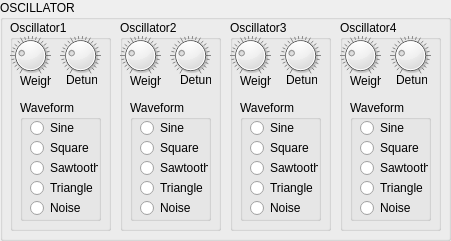
   <widget class="QGroupBox" name="OscillatorGroupBox">
    <property name="geometry">
     <rect>
      <x>30</x>
      <y>210</y>
      <width>451</width>
      <height>241</height>
     </rect>
    </property>
    <property name="title">
     <string>OSCILLATOR</string>
    </property>
    <widget class="QGroupBox" name="Oscillator2">
     <property name="geometry">
      <rect>
       <x>120</x>
       <y>20</y>
       <width>101</width>
       <height>211</height>
      </rect>
     </property>
     <property name="title">
      <string>Oscillator2</string>
     </property>
     <widget class="QDial" name="WeightDial2">
      <property name="geometry">
       <rect>
        <x>0</x>
        <y>10</y>
        <width>41</width>
        <height>51</height>
       </rect>
      </property>
      <property name="maximum">
       <number>100</number>
      </property>
      <property name="value">
       <number>25</number>
      </property>
      <property name="notchesVisible">
       <bool>true</bool>
      </property>
     </widget>
     <widget class="QDial" name="DetuneDial2">
      <property name="geometry">
       <rect>
        <x>50</x>
        <y>10</y>
        <width>41</width>
        <height>51</height>
       </rect>
      </property>
      <property name="maximum">
       <number>100</number>
      </property>
      <property name="value">
       <number>25</number>
      </property>
      <property name="notchesVisible">
       <bool>true</bool>
      </property>
     </widget>
     <widget class="QLabel" name="WeightLabel2">
      <property name="geometry">
       <rect>
        <x>10</x>
        <y>50</y>
        <width>31</width>
        <height>21</height>
       </rect>
      </property>
      <property name="text">
       <string>Weight</string>
      </property>
     </widget>
     <widget class="QLabel" name="DetuneLabel2">
      <property name="geometry">
       <rect>
        <x>60</x>
        <y>50</y>
        <width>31</width>
        <height>20</height>
       </rect>
      </property>
      <property name="text">
       <string>Detune</string>
      </property>
     </widget>
     <widget class="QGroupBox" name="WaveformBox2_2">
      <property name="geometry">
       <rect>
        <x>10</x>
        <y>80</y>
        <width>81</width>
        <height>121</height>
       </rect>
      </property>
      <property name="title">
       <string>Waveform</string>
      </property>
      <widget class="QRadioButton" name="SineButton2">
       <property name="geometry">
        <rect>
         <x>10</x>
         <y>20</y>
         <width>68</width>
         <height>16</height>
        </rect>
       </property>
       <property name="text">
        <string>Sine</string>
       </property>
      </widget>
      <widget class="QRadioButton" name="SquareButton2">
       <property name="geometry">
        <rect>
         <x>10</x>
         <y>40</y>
         <width>68</width>
         <height>16</height>
        </rect>
       </property>
       <property name="text">
        <string>Square</string>
       </property>
      </widget>
      <widget class="QRadioButton" name="SawtoothButton2">
       <property name="geometry">
        <rect>
         <x>10</x>
         <y>60</y>
         <width>68</width>
         <height>16</height>
        </rect>
       </property>
       <property name="text">
        <string>Sawtooth</string>
       </property>
      </widget>
      <widget class="QRadioButton" name="TriangleButton2">
       <property name="geometry">
        <rect>
         <x>10</x>
         <y>80</y>
         <width>68</width>
         <height>16</height>
        </rect>
       </property>
       <property name="text">
        <string>Triangle</string>
       </property>
      </widget>
      <widget class="QRadioButton" name="NoiseButton2">
       <property name="geometry">
        <rect>
         <x>10</x>
         <y>100</y>
         <width>68</width>
         <height>16</height>
        </rect>
       </property>
       <property name="text">
        <string>Noise</string>
       </property>
      </widget>
     </widget>
    </widget>
    <widget class="QGroupBox" name="Oscillator1">
     <property name="geometry">
      <rect>
       <x>10</x>
       <y>20</y>
       <width>101</width>
       <height>211</height>
      </rect>
     </property>
     <property name="title">
      <string>Oscillator1</string>
     </property>
     <widget class="QDial" name="WeightDial1">
      <property name="geometry">
       <rect>
        <x>0</x>
        <y>10</y>
        <width>41</width>
        <height>51</height>
       </rect>
      </property>
      <property name="maximum">
       <number>100</number>
      </property>
      <property name="singleStep">
       <number>1</number>
      </property>
      <property name="value">
       <number>25</number>
      </property>
      <property name="notchesVisible">
       <bool>true</bool>
      </property>
     </widget>
     <widget class="QDial" name="DetuneDial1">
      <property name="geometry">
       <rect>
        <x>50</x>
        <y>10</y>
        <width>41</width>
        <height>51</height>
       </rect>
      </property>
      <property name="maximum">
       <number>100</number>
      </property>
      <property name="value">
       <number>25</number>
      </property>
      <property name="notchesVisible">
       <bool>true</bool>
      </property>
     </widget>
     <widget class="QGroupBox" name="WaveformBox1">
      <property name="geometry">
       <rect>
        <x>10</x>
        <y>80</y>
        <width>81</width>
        <height>121</height>
       </rect>
      </property>
      <property name="title">
       <string>Waveform</string>
      </property>
      <widget class="QRadioButton" name="SineButton1">
       <property name="geometry">
        <rect>
         <x>10</x>
         <y>20</y>
         <width>68</width>
         <height>16</height>
        </rect>
       </property>
       <property name="text">
        <string>Sine</string>
       </property>
      </widget>
      <widget class="QRadioButton" name="SquareButton1">
       <property name="geometry">
        <rect>
         <x>10</x>
         <y>40</y>
         <width>68</width>
         <height>16</height>
        </rect>
       </property>
       <property name="text">
        <string>Square</string>
       </property>
      </widget>
      <widget class="QRadioButton" name="SawtoothButton1">
       <property name="geometry">
        <rect>
         <x>10</x>
         <y>60</y>
         <width>68</width>
         <height>16</height>
        </rect>
       </property>
       <property name="text">
        <string>Sawtooth</string>
       </property>
      </widget>
      <widget class="QRadioButton" name="TriangleButton1">
       <property name="geometry">
        <rect>
         <x>10</x>
         <y>80</y>
         <width>68</width>
         <height>16</height>
        </rect>
       </property>
       <property name="text">
        <string>Triangle</string>
       </property>
      </widget>
      <widget class="QRadioButton" name="NoiseButton1">
       <property name="geometry">
        <rect>
         <x>10</x>
         <y>100</y>
         <width>68</width>
         <height>16</height>
        </rect>
       </property>
       <property name="text">
        <string>Noise</string>
       </property>
      </widget>
     </widget>
     <widget class="QLabel" name="WeightLabel1_3">
      <property name="geometry">
       <rect>
        <x>10</x>
        <y>50</y>
        <width>31</width>
        <height>21</height>
       </rect>
      </property>
      <property name="text">
       <string>Weight</string>
      </property>
     </widget>
     <widget class="QLabel" name="DetuneLabel1_3">
      <property name="geometry">
       <rect>
        <x>56</x>
        <y>50</y>
        <width>31</width>
        <height>20</height>
       </rect>
      </property>
      <property name="text">
       <string>Detune</string>
      </property>
     </widget>
    </widget>
    <widget class="QGroupBox" name="Oscillator3">
     <property name="geometry">
      <rect>
       <x>230</x>
       <y>20</y>
       <width>101</width>
       <height>211</height>
      </rect>
     </property>
     <property name="title">
      <string>Oscillator3</string>
     </property>
     <widget class="QDial" name="WeightDial3">
      <property name="geometry">
       <rect>
        <x>0</x>
        <y>10</y>
        <width>41</width>
        <height>51</height>
       </rect>
      </property>
      <property name="maximum">
       <number>100</number>
      </property>
      <property name="value">
       <number>25</number>
      </property>
      <property name="notchesVisible">
       <bool>true</bool>
      </property>
     </widget>
     <widget class="QDial" name="DetuneDial3">
      <property name="geometry">
       <rect>
        <x>50</x>
        <y>10</y>
        <width>41</width>
        <height>51</height>
       </rect>
      </property>
      <property name="maximum">
       <number>100</number>
      </property>
      <property name="value">
       <number>25</number>
      </property>
      <property name="notchesVisible">
       <bool>true</bool>
      </property>
     </widget>
     <widget class="QGroupBox" name="WaveformBox3">
      <property name="geometry">
       <rect>
        <x>10</x>
        <y>80</y>
        <width>81</width>
        <height>121</height>
       </rect>
      </property>
      <property name="title">
       <string>Waveform</string>
      </property>
      <widget class="QRadioButton" name="SineButton3">
       <property name="geometry">
        <rect>
         <x>10</x>
         <y>20</y>
         <width>68</width>
         <height>16</height>
        </rect>
       </property>
       <property name="text">
        <string>Sine</string>
       </property>
      </widget>
      <widget class="QRadioButton" name="SquareButton3">
       <property name="geometry">
        <rect>
         <x>10</x>
         <y>40</y>
         <width>68</width>
         <height>16</height>
        </rect>
       </property>
       <property name="text">
        <string>Square</string>
       </property>
      </widget>
      <widget class="QRadioButton" name="SawtoothButton3">
       <property name="geometry">
        <rect>
         <x>10</x>
         <y>60</y>
         <width>68</width>
         <height>16</height>
        </rect>
       </property>
       <property name="text">
        <string>Sawtooth</string>
       </property>
      </widget>
      <widget class="QRadioButton" name="TriangleButton3">
       <property name="geometry">
        <rect>
         <x>10</x>
         <y>80</y>
         <width>68</width>
         <height>16</height>
        </rect>
       </property>
       <property name="text">
        <string>Triangle</string>
       </property>
      </widget>
      <widget class="QRadioButton" name="NoiseButton3">
       <property name="geometry">
        <rect>
         <x>10</x>
         <y>100</y>
         <width>68</width>
         <height>16</height>
        </rect>
       </property>
       <property name="text">
        <string>Noise</string>
       </property>
      </widget>
     </widget>
     <widget class="QLabel" name="WeightLabel3">
      <property name="geometry">
       <rect>
        <x>10</x>
        <y>50</y>
        <width>31</width>
        <height>21</height>
       </rect>
      </property>
      <property name="text">
       <string>Weight</string>
      </property>
     </widget>
     <widget class="QLabel" name="DetuneLabel3">
      <property name="geometry">
       <rect>
        <x>56</x>
        <y>50</y>
        <width>31</width>
        <height>20</height>
       </rect>
      </property>
      <property name="text">
       <string>Detune</string>
      </property>
     </widget>
    </widget>
    <widget class="QGroupBox" name="Oscillator4">
     <property name="geometry">
      <rect>
       <x>340</x>
       <y>20</y>
       <width>101</width>
       <height>211</height>
      </rect>
     </property>
     <property name="title">
      <string>Oscillator4</string>
     </property>
     <widget class="QDial" name="WeightDial4">
      <property name="geometry">
       <rect>
        <x>0</x>
        <y>10</y>
        <width>41</width>
        <height>51</height>
       </rect>
      </property>
      <property name="maximum">
       <number>100</number>
      </property>
      <property name="value">
       <number>25</number>
      </property>
      <property name="notchesVisible">
       <bool>true</bool>
      </property>
     </widget>
     <widget class="QDial" name="DetuneDial4">
      <property name="geometry">
       <rect>
        <x>50</x>
        <y>10</y>
        <width>41</width>
        <height>51</height>
       </rect>
      </property>
      <property name="maximum">
       <number>100</number>
      </property>
      <property name="value">
       <number>25</number>
      </property>
      <property name="notchesVisible">
       <bool>true</bool>
      </property>
     </widget>
     <widget class="QGroupBox" name="WaveformBox4">
      <property name="geometry">
       <rect>
        <x>10</x>
        <y>80</y>
        <width>81</width>
        <height>121</height>
       </rect>
      </property>
      <property name="title">
       <string>Waveform</string>
      </property>
      <widget class="QRadioButton" name="SineButton4">
       <property name="geometry">
        <rect>
         <x>10</x>
         <y>20</y>
         <width>68</width>
         <height>16</height>
        </rect>
       </property>
       <property name="text">
        <string>Sine</string>
       </property>
      </widget>
      <widget class="QRadioButton" name="SquareButton4">
       <property name="geometry">
        <rect>
         <x>10</x>
         <y>40</y>
         <width>68</width>
         <height>16</height>
        </rect>
       </property>
       <property name="text">
        <string>Square</string>
       </property>
      </widget>
      <widget class="QRadioButton" name="SawtoothButton4">
       <property name="geometry">
        <rect>
         <x>10</x>
         <y>60</y>
         <width>68</width>
         <height>16</height>
        </rect>
       </property>
       <property name="text">
        <string>Sawtooth</string>
       </property>
      </widget>
      <widget class="QRadioButton" name="TriangleButton4">
       <property name="geometry">
        <rect>
         <x>10</x>
         <y>80</y>
         <width>68</width>
         <height>16</height>
        </rect>
       </property>
       <property name="text">
        <string>Triangle</string>
       </property>
      </widget>
      <widget class="QRadioButton" name="NoiseButton4">
       <property name="geometry">
        <rect>
         <x>10</x>
         <y>100</y>
         <width>68</width>
         <height>16</height>
        </rect>
       </property>
       <property name="text">
        <string>Noise</string>
       </property>
      </widget>
     </widget>
     <widget class="QLabel" name="WeightLabel4">
      <property name="geometry">
       <rect>
        <x>10</x>
        <y>50</y>
        <width>31</width>
        <height>21</height>
       </rect>
      </property>
      <property name="text">
       <string>Weight</string>
      </property>
     </widget>
     <widget class="QLabel" name="DetuneLabel4">
      <property name="geometry">
       <rect>
        <x>56</x>
        <y>50</y>
        <width>31</width>
        <height>20</height>
       </rect>
      </property>
      <property name="text">
       <string>Detune</string>
      </property>
     </widget>
    </widget>
   </widget>
